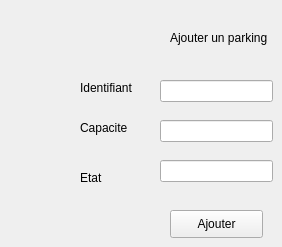
      <widget class="QWidget" name="tab">
       <attribute name="title">
        <string>Ajouter</string>
       </attribute>
       <widget class="QLineEdit" name="capaciteParking">
        <property name="geometry">
         <rect>
          <x>160</x>
          <y>120</y>
          <width>113</width>
          <height>22</height>
         </rect>
        </property>
       </widget>
       <widget class="QLineEdit" name="idParking">
        <property name="geometry">
         <rect>
          <x>160</x>
          <y>80</y>
          <width>113</width>
          <height>22</height>
         </rect>
        </property>
       </widget>
       <widget class="QLineEdit" name="etatParking">
        <property name="geometry">
         <rect>
          <x>160</x>
          <y>160</y>
          <width>113</width>
          <height>22</height>
         </rect>
        </property>
       </widget>
       <widget class="QLabel" name="label">
        <property name="geometry">
         <rect>
          <x>80</x>
          <y>80</y>
          <width>55</width>
          <height>16</height>
         </rect>
        </property>
        <property name="text">
         <string>Identifiant</string>
        </property>
       </widget>
       <widget class="QLabel" name="label_2">
        <property name="geometry">
         <rect>
          <x>80</x>
          <y>120</y>
          <width>55</width>
          <height>16</height>
         </rect>
        </property>
        <property name="text">
         <string>Capacite</string>
        </property>
       </widget>
       <widget class="QLabel" name="label_3">
        <property name="geometry">
         <rect>
          <x>80</x>
          <y>170</y>
          <width>55</width>
          <height>16</height>
         </rect>
        </property>
        <property name="text">
         <string>Etat</string>
        </property>
       </widget>
       <widget class="QLabel" name="label_5">
        <property name="geometry">
         <rect>
          <x>170</x>
          <y>30</y>
          <width>101</width>
          <height>16</height>
         </rect>
        </property>
        <property name="text">
         <string>Ajouter un parking</string>
        </property>
       </widget>
       <widget class="QPushButton" name="ajouterParking">
        <property name="geometry">
         <rect>
          <x>170</x>
          <y>210</y>
          <width>93</width>
          <height>28</height>
         </rect>
        </property>
        <property name="text">
         <string>Ajouter</string>
        </property>
       </widget>
      </widget>
